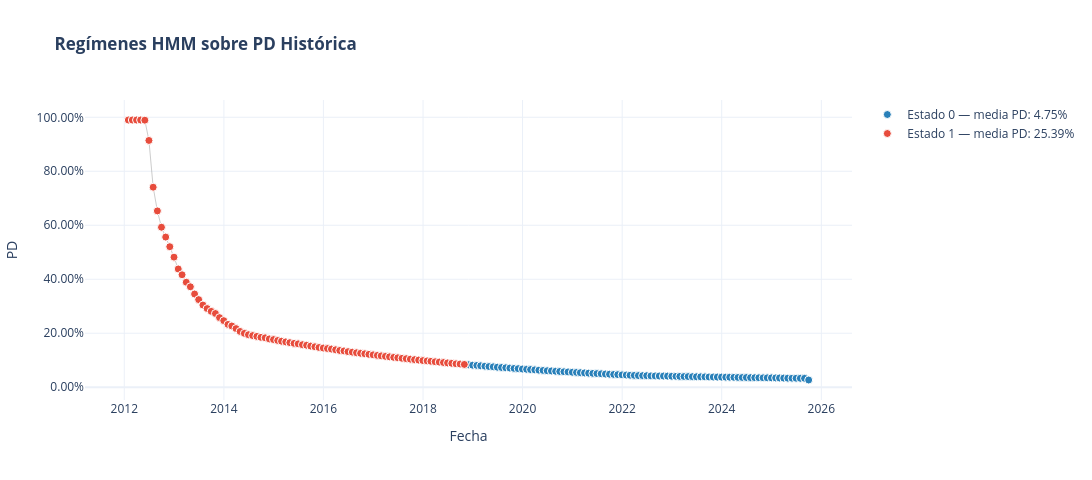
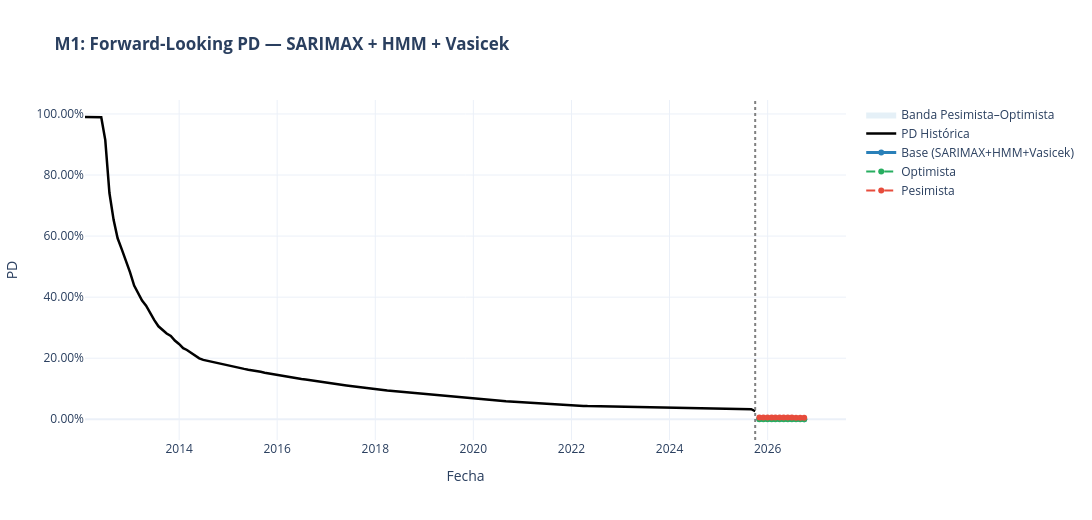

The code cell stored with these charts, in order, in its notebook:
### Markdown cell above
## 7. Visualizaciones M1

### Code cell
colors_reg = ['#2980b9','#e74c3c','#27ae60']
fig1 = go.Figure()
pd_hist = y.values
fig1.add_trace(go.Scatter(x=fechas_hist, y=pd_hist, mode='lines',
    line=dict(color='gray', width=1), opacity=0.4, showlegend=False))
for i in range(mejor_k):
    mask = estados == i
    fig1.add_trace(go.Scatter(x=fechas_hist[mask], y=pd_hist[mask], mode='markers',
        name=f'Estado {i} — media PD: {inv([medias_hmm[i]])[0]:.2%}',
        marker=dict(size=8, color=colors_reg[i], line=dict(width=1, color='white'))))
fig1.update_layout(title='<b>Regímenes HMM sobre PD Histórica</b>',
    xaxis_title='Fecha', yaxis_title='PD', yaxis_tickformat='.2%',
    template='plotly_white', width=1100, height=480)
fig1.show()

fig2 = go.Figure()
fig2.add_trace(go.Scatter(x=list(fechas_fut)+list(fechas_fut)[::-1],
    y=list(vas_pes)+list(vas_opt)[::-1],
    fill='toself', fillcolor='rgba(41,128,185,0.12)',
    line=dict(color='rgba(0,0,0,0)'), name='Banda Pesimista–Optimista'))
fig2.add_trace(go.Scatter(x=fechas_hist, y=y.values, name='PD Histórica',
    line=dict(color='black', width=2.5)))
fig2.add_trace(go.Scatter(x=fechas_fut, y=vas_base, name='Base (SARIMAX+HMM+Vasicek)',
    line=dict(color='#2980b9', width=3)))
fig2.add_trace(go.Scatter(x=fechas_fut, y=vas_opt, name='Optimista',
    line=dict(color='#27ae60', dash='dash', width=1.8)))
fig2.add_trace(go.Scatter(x=fechas_fut, y=vas_pes, name='Pesimista',
    line=dict(color='#e74c3c', dash='dash', width=1.8)))
fig2.add_vline(x=str(fechas_hist.iloc[-1].date()), line_dash='dot', line_color='gray')
fig2.update_layout(title='<b>M1: Forward-Looking PD — SARIMAX + HMM + Vasicek</b>',
    xaxis_title='Fecha', yaxis_title='PD', yaxis_tickformat='.2%',
    template='plotly_white', width=1100, height=520, hovermode='x unified')
fig2.show()
